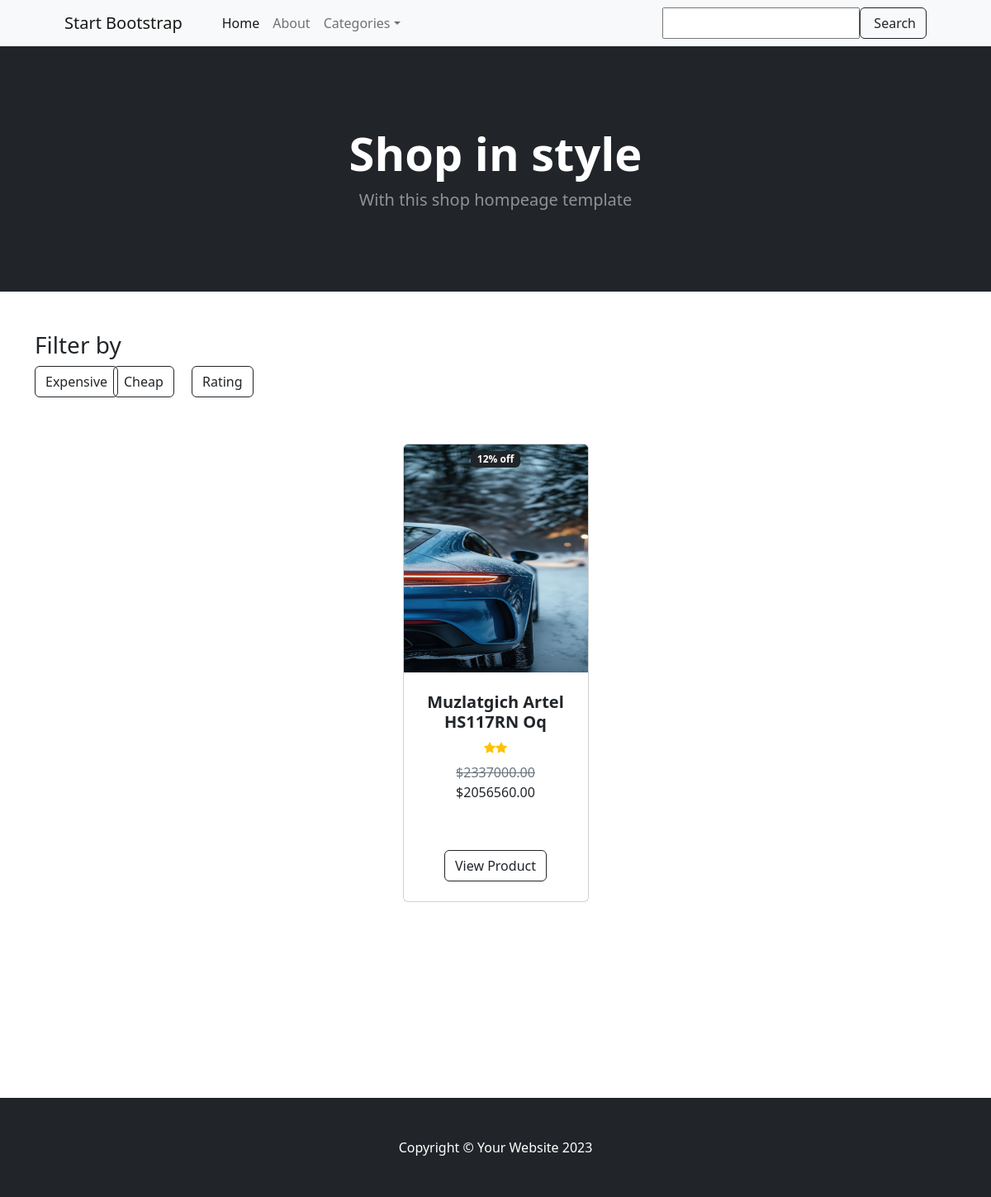
The page / on the database its author committed.
### online_shop/models.py (models this page shows, shortened)
class BaseModel(models.Model):
    created_at = models.DateTimeField(auto_now_add=True)
    updated_at = models.DateTimeField(auto_now=True)
    class Meta:
        abstract = True

class Product(BaseModel):
    class RatingChoices(models.IntegerChoices):
        one = 1
        two = 2
        three = 3
        four = 4
        five = 5
    category = models.ForeignKey(Category, on_delete=models.CASCADE)
    name=models.CharField(max_length=100)
    description=models.TextField()
    price=models.DecimalField(decimal_places=2,max_digits=10)
    quantity=models.IntegerField()
    image=models.ImageField(upload_to='images/')
    discount=models.PositiveIntegerField(max_length=3)
    rating=models.IntegerField(choices=RatingChoices.choices,default=RatingChoices.one.value)
    @property
    def discounted_price(self):
        if self.discount >0:
            self.price=self.price*Decimal(1- self.discount/100)
        return Decimal(self.price).quantize(Decimal('.01'))

### online_shop/views.py (the view)
# urls.py: 2. Add a URL to urlpatterns:  path('', views.home, name='home')
def home(request, category: int | None = None):
    if category:
        products = Product.objects.all().filter(category=category)
    else:
        products = Product.objects.all()
    query = request.GET.get("query")
    categories = Category.objects.all()
    if query:
        products = products.filter(Q(name__icontains=query) | Q(description__icontains=query))
    for product in products:
        product.rating_range = range(product.rating)
    context = {
        'products': products,
        "categories": categories,
    }
    return render(request, 'online_shop/home.html', context=context)

### online_shop/templates/online_shop/home.html (shortened to what this page needs)
{% load static %}
<!DOCTYPE html>
<html lang="en">
<head>
    <link href="https://cdn.jsdelivr.net/npm/bootstrap-icons@1.5.0/font/bootstrap-icons.css" rel="stylesheet"/>
    <link href="{% static 'online_shop/css/styles.css' %}" rel="stylesheet"/>
</head>
<body>
<nav class="navbar navbar-expand-lg navbar-light bg-light">
    <div class="container px-4 px-lg-5">
        <a class="navbar-brand" href="#!">Start Bootstrap</a>
        <div class="collapse navbar-collapse" id="navbarSupportedContent">
            <ul class="navbar-nav me-auto mb-2 mb-lg-0 ms-lg-4">
                <li class="nav-item"><a class="nav-link active" aria-current="page" href="#!">Home</a></li>
                <li class="nav-item"><a class="nav-link" href="#!">About</a></li>
                <li class="nav-item dropdown">
                    <a class="nav-link dropdown-toggle" id="navbarDropdown" href="#" role="button"
                       data-bs-toggle="dropdown" aria-expanded="false">Categories</a>
                </li>
            </ul>
            <form method="GET" class="d-flex">
                <input type="text" name="query" value="{{ request.GET.query }}" class="form-contro">
                <button class="btn btn-outline-dark" type="submit">
                    Search
                </button>
            </form>
        </div>
    </div>
</nav>
<header class="bg-dark py-5">
    <div class="container px-4 px-lg-5 my-5">
        <div class="text-center text-white">
            <h1 class="display-4 fw-bolder">Shop in style</h1>
            <p class="lead fw-normal text-white-50 mb-0">With this shop hompeage template</p>
        </div>
    </div>
</header>
<div class="container mt-5">
    <div class="text-left">
        <h3>Filter by</h3>
    </div>
    <div class="row">
        <div class="col-1">
            <a class="btn btn-outline-dark mt-auto" href="{% url 'filter' '-price' %}">Expensive</a>
        </div>
        <div class="col-1">
            <a class="btn btn-outline-dark mt-auto" href="{% url 'filter' 'price' %}">Cheap</a>
        </div>
        <div class="col-1">
            <a class="btn btn-outline-dark mt-auto" href="{% url 'filter' '-rating' %}"> Rating </a>
        </div>
    </div>
</div>
<section class="py-5">
    <div class="container px-4 px-lg-5 mt-2">
        <div class="row gx-4 gx-lg-5 row-cols-2 row-cols-md-3 row-cols-xl-4 justify-content-center">
            {% for product in products %}
                <div class="opshi col mb-1">
                    <div class="card h-75 position-relative">
                        {% if product.discount %}
                            <div class="badge bg-dark text-white position-absolute top-0 start-50 translate-middle-x mt-2">
                                {{ product.discount }}% off
                            </div>
                        {% endif %}
                        <img class="card-img-top h-50" src="{{ product.image.url }}" alt="{{ product.name }}"/>
                        <div class="card-body p-4 text-center">
                            <h5 class="fw-bolder">{{ product.name }}</h5>
                            <div class="d-flex justify-content-center small text-warning mb-2">
                                {% for _ in product.rating_range %}
                                    <div class="bi-star-fill"></div>
                                {% endfor %}
                            </div>
                            {% if product.discount %}
                                <span class="text-muted text-decoration-line-through">${{ product.price }}</span>
                            {% endif %}
                            ${{ product.discounted_price }}
                        </div>
                        <div class="card-footer p-4 pt-0 border-top-0 bg-transparent text-center">
                            <a class="btn btn-outline-dark mt-auto" href="{% url 'product_details' product.id %}">
                                View Product
                            </a>
                        </div>
                    </div>
                </div>
            {% endfor %}
        </div>
    </div>
</section>
<footer class="py-5 bg-dark">
    <div class="container"><p class="m-0 text-center text-white">Copyright &copy; Your Website 2023</p></div>
</footer>
</body>
</html>

### rows shown on the page
Product: discount "12", image (picture), name "Muzlatgich Artel HS117RN Oq", price "2337000.00", discounted_price "2056560.00"
